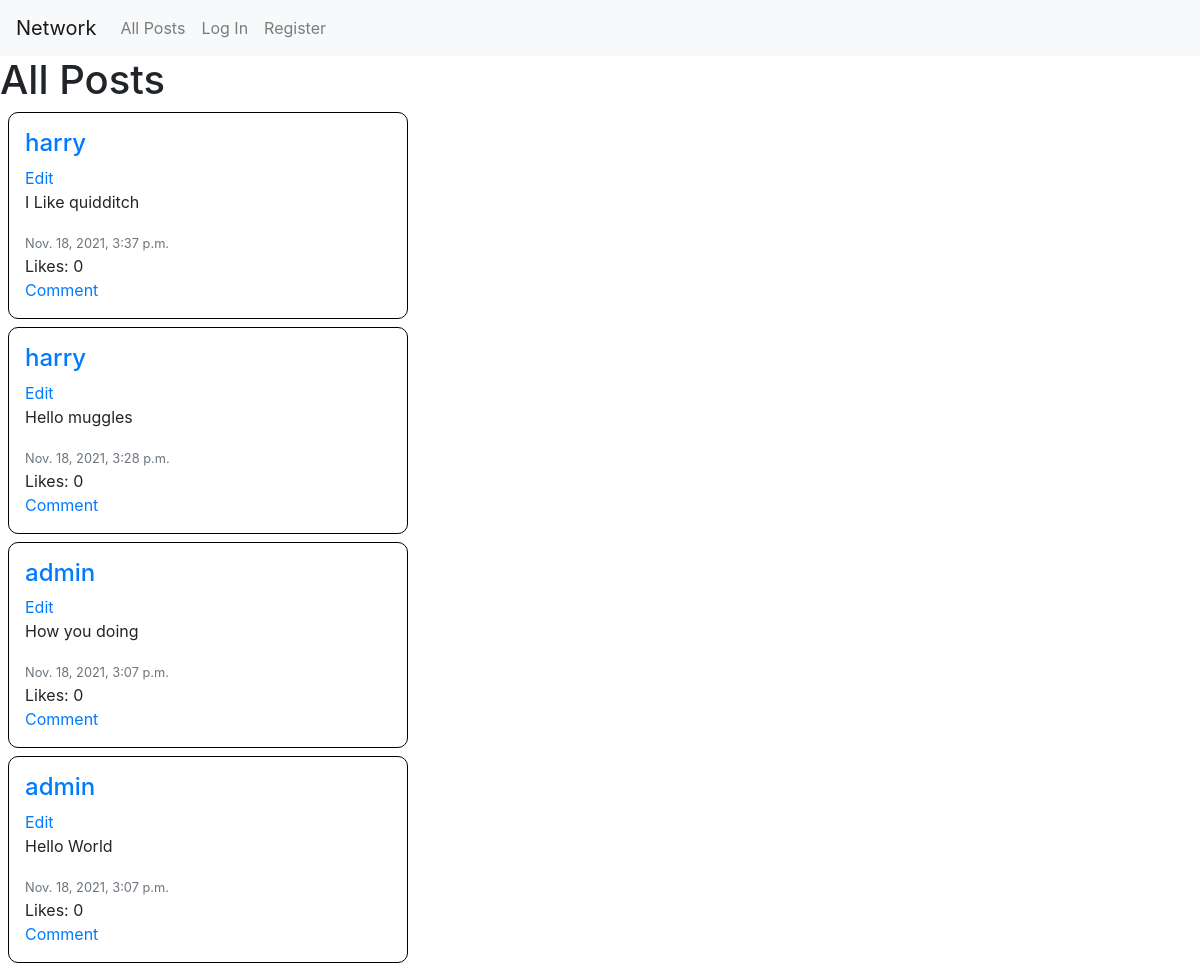
The app's page /, older data.
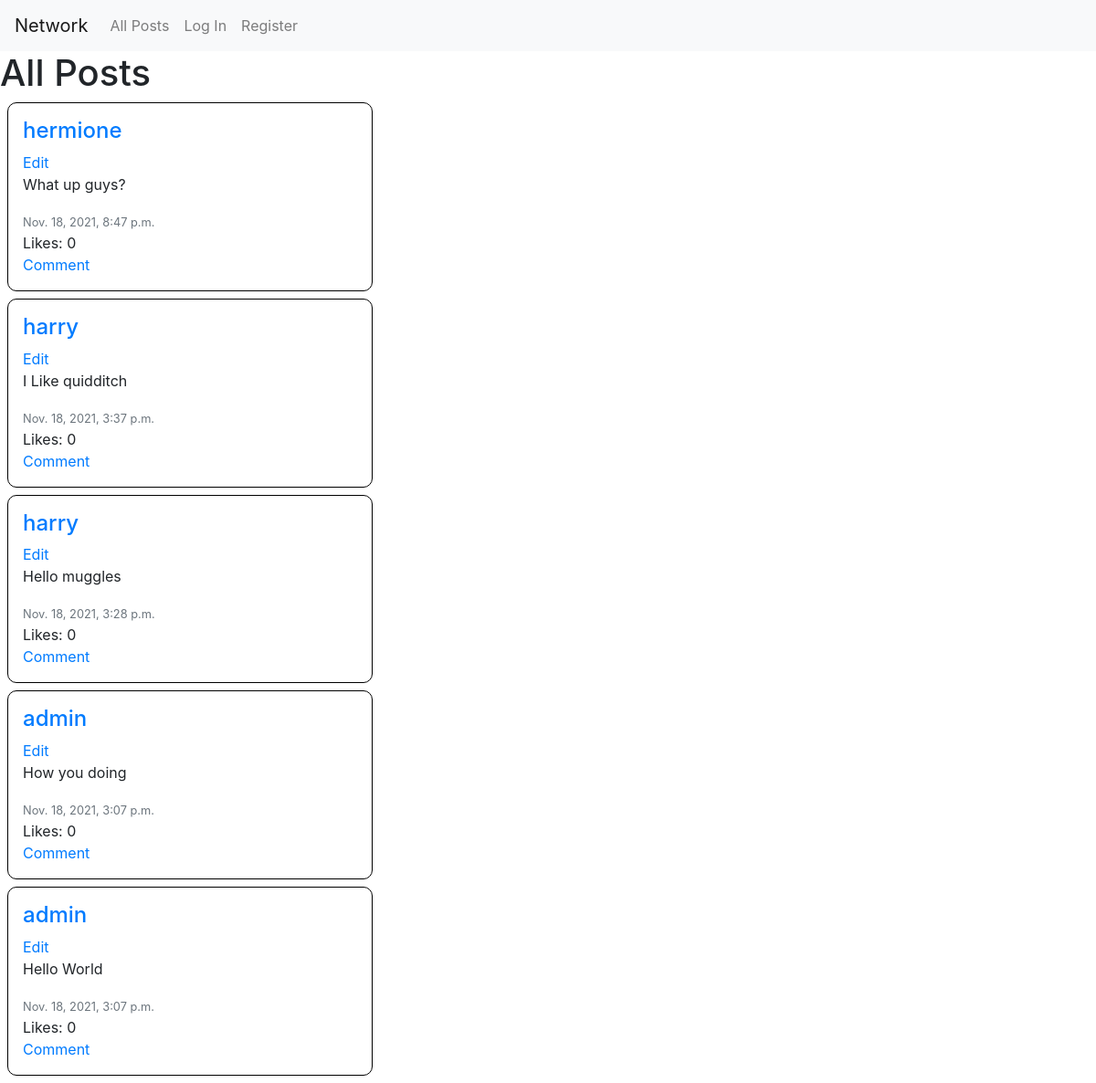
The same page, newer data.
### network/models.py (models this page shows)
class Post(models.Model):
    creator = models.ForeignKey(User, on_delete=models.CASCADE)
    message = models.CharField(max_length=128)
    timestamp = models.DateTimeField(auto_now_add=True)
    likes = models.IntegerField(default=0)

class User(AbstractUser):
    followers = models.IntegerField(default=0)
    following = models.IntegerField(default=0)

### network/views.py (the view)
# urls.py: path("", views.index, name="index"),
def index(request):
    posts = Post.objects.all().order_by('-timestamp')
    return render(request, "network/index.html", {'posts': posts})

### network/templates/network/index.html (shortened to what this page needs)
{% extends "network/layout.html" %}
{% load static %}
{% block body %}
    <h1>All Posts</h1>
    <div id="posts">
        {% for post in posts %}
        <div class="post  p-3 m-2 col-lg-4 col-sm-6">
            <a href="{% url 'show_profile' post.creator.id %}"><h4>{{ post.creator }}</h4></a>
            <a href="#">Edit</a>
            <p>{{ post.message }}</p>
            <small class='text-secondary'>{{ post.timestamp }}</small>
            <br>
            <span>Likes: {{post.likes }}</span> <br>
            <a href="#">Comment</a>
        </div>
        {% endfor %}
    </div>
{% endblock %}

Row changes from the older to the newer data that the page shows:
added Post: creator "hermione", message "What up guys?", timestamp "Nov. 18, 2021, 8:47 p.m.", likes "0"
